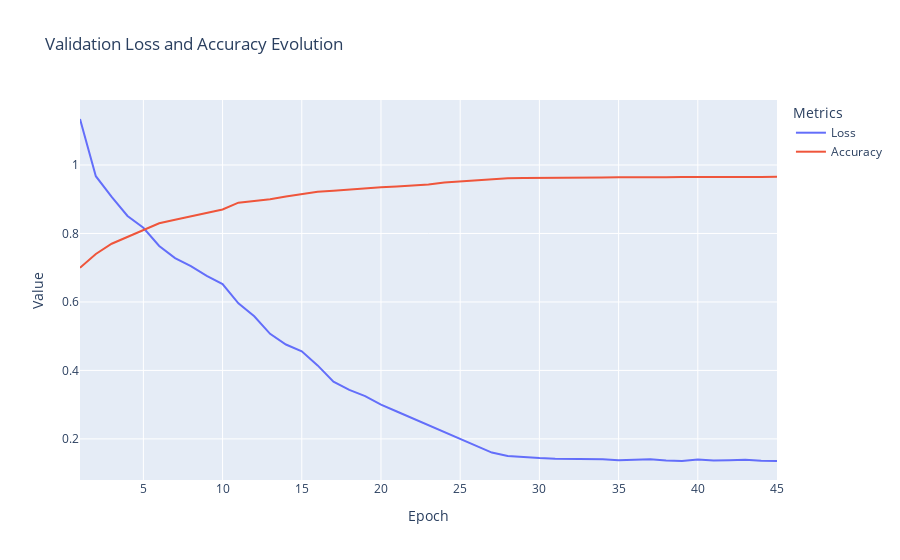

Notebook source saved alongside this figure:
### Markdown cell above
## Metrics and plots

### Code cell
import plotly.graph_objects as go

# Plot the evolution of the loss and accuracy

list_loss = []
list_acc = []

# Loss and accuracy values can be found in out_files/training.out file
# Example of a line: Validation Loss 0.4065 -- Accuracy 0.8972

out_file = 'out_files/training_2_full.out'

with open(out_file, 'r') as f:
    for line in f:
        if 'Validation Loss' in line and not 'Overall' in line:
            list_loss.append(float(line.split()[2]))
            list_acc.append(float(line.split()[5]))

# Convert range objects to lists
x_values_loss = list(range(1, len(list_loss) + 1))
x_values_acc = list(range(1, len(list_acc) + 1))

# Plot the evolution of the loss and accuracy on the same graph
fig = go.Figure()

# Add Loss
fig.add_trace(go.Scatter(x=x_values_loss, y=list_loss, mode='lines', name='Loss'))

# Add Accuracy
fig.add_trace(go.Scatter(x=x_values_acc, y=list_acc, mode='lines', name='Accuracy'))

fig.update_layout(title='Validation Loss and Accuracy Evolution', 
                  xaxis_title='Epoch', 
                  yaxis_title='Value',
                  legend_title="Metrics")

fig.show()

### Figure 1 — Plotly figure (JSON) as saved in the notebook; plotly's stock layout.template omitted (floating-point values rounded to 4 significant figures)
{"data": [{"mode": "lines", "name": "Loss", "type": "scatter", "x": [1, 2, 3, 4, 5, 6, 7, 8, 9, 10, 11, 12, 13, 14, 15, 16, 17, 18, 19, 20, 21, 22, 23, 24, 25, 26, 27, 28, 29, 30, 31, 32, 33, 34, 35, 36, 37, 38, 39, 40, 41, 42, 43, 44, 45], "y": [1.134, 0.9673, 0.9067, 0.8512, 0.8167, 0.7635, 0.7283, 0.7045, 0.6759, 0.6523, 0.5961, 0.5582, 0.5069, 0.4756, 0.456, 0.4147, 0.367, 0.343, 0.325, 0.3, 0.28, 0.26, 0.24, 0.22, 0.2, 0.18, 0.16, 0.15, 0.146, 0.144, 0.1422, 0.142, 0.1413, 0.1403, 0.1374, 0.1396, 0.1407, 0.1372, 0.1354, 0.1397, 0.1366, 0.1376, 0.1392, 0.1364, 0.1356]}, {"mode": "lines", "name": "Accuracy", "type": "scatter", "x": [1, 2, 3, 4, 5, 6, 7, 8, 9, 10, 11, 12, 13, 14, 15, 16, 17, 18, 19, 20, 21, 22, 23, 24, 25, 26, 27, 28, 29, 30, 31, 32, 33, 34, 35, 36, 37, 38, 39, 40, 41, 42, 43, 44, 45], "y": [0.7, 0.74, 0.77, 0.79, 0.81, 0.83, 0.84, 0.85, 0.86, 0.87, 0.89, 0.895, 0.9, 0.908, 0.915, 0.922, 0.925, 0.929, 0.931, 0.935, 0.937, 0.94, 0.943, 0.949, 0.952, 0.957, 0.959, 0.961, 0.962, 0.9627, 0.963, 0.9632, 0.9633, 0.9636, 0.9639, 0.9635, 0.964, 0.9645, 0.9648, 0.9645, 0.965, 0.9652, 0.9648, 0.9651, 0.9654]}], "layout": {"legend": {"title": {"text": "Metrics"}}, "title": {"text": "Validation Loss and Accuracy Evolution"}, "xaxis": {"title": {"text": "Epoch"}}, "yaxis": {"title": {"text": "Value"}}}}
